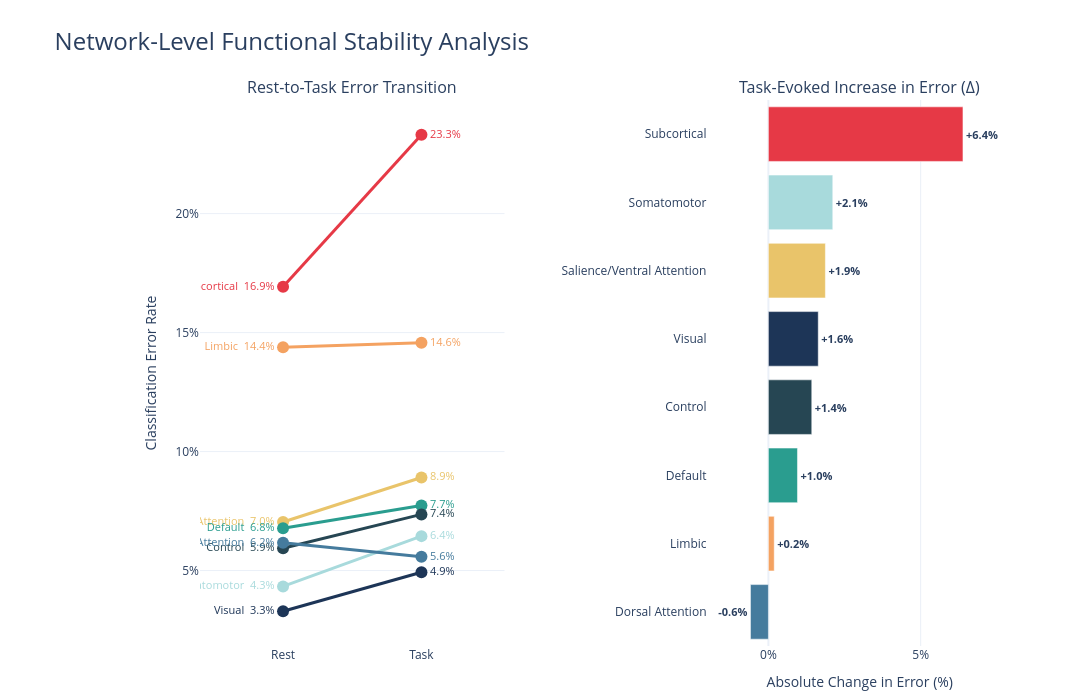

Write notebook code for a chart like this one.
### Code cell
import plotly.graph_objects as go
from plotly.subplots import make_subplots
import pandas as pd

# 1. Create a consistent Color Mapping
# Sorting once to assign colors based on Task_Rate magnitude
df_color_base = network_errors.sort_values('Task_Rate', ascending=False)
palette = ['#E63946', '#F4A261', '#E9C46A', '#2A9D8F', '#264653', '#A8DADC', '#457B9D', '#1D3557']
network_colors = {net: palette[i % len(palette)] for i, net in enumerate(df_color_base['Network'])}

# 2. Setup Subplots
fig = make_subplots(
    rows=1, cols=2, 
    subplot_titles=("Rest-to-Task Error Transition", "Task-Evoked Increase in Error (Δ)"),
    horizontal_spacing=0.25
)

# --- PLOT 1: SLOPE CHART (Left) ---
# Sorting by Task_Rate for the visual flow of lines
slope_df = network_errors.sort_values('Task_Rate', ascending=False)

for _, row in slope_df.iterrows():
    color = network_colors[row['Network']]
    
    fig.add_trace(
        go.Scatter(
            x=['Rest', 'Task'],
            y=[row['Rest_Rate'], row['Task_Rate']],
            mode='lines+markers+text',
            name=row['Network'],
            line=dict(color=color, width=3),
            marker=dict(size=12, color=color),
            # Precise labeling to prevent overlap
            text=[f"{row['Network']}  {row['Rest_Rate']:.1%}", f"{row['Task_Rate']:.1%}"],
            textposition=["middle left", "middle right"],
            textfont=dict(size=11, color=color),
            hovertemplate=f"<b>{row['Network']}</b><br>Rest: {row['Rest_Rate']:.1%}<br>Task: {row['Task_Rate']:.1%}<extra></extra>"
        ),
        row=1, col=1
    )

# --- PLOT 2: DELTA BAR CHART (Right) ---
# Sorting by Delta (magnitude of change)
delta_df = network_errors.sort_values('Delta', ascending=True)
# Retrieve colors from our map to match Plot 1
bar_colors = [network_colors[net] for net in delta_df['Network']]

fig.add_trace(
    go.Bar(
        x=delta_df['Delta'],
        y=delta_df['Network'],
        orientation='h',
        marker_color=bar_colors,
        text=[f"{val:+.1%}" for val in delta_df['Delta']],
        textposition='outside',
        textfont=dict(size=11, weight='bold'),
        hovertemplate="<b>%{y}</b><br>Δ Change: %{x:+.1%}<extra></extra>"
    ),
    row=1, col=2
)

# --- GLOBAL LAYOUT & STYLING ---
fig.update_layout(
    height=700, width=1400, 
    title_text="Network-Level Functional Stability Analysis",
    title_font_size=24,
    template="plotly_white",
    showlegend=False,
    margin=dict(l=200, r=80, t=100, b=50) # Increased left margin for long network names
)

# Formatting Slope Chart Axis
fig.update_xaxes(range=[-0.6, 1.6], showgrid=False, row=1, col=1)
fig.update_yaxes(title_text="Classification Error Rate", tickformat=".0%", row=1, col=1)

# Formatting Bar Chart Axis (Start from -2% as requested)
fig.update_xaxes(
    title_text="Absolute Change in Error (%)", 
    tickformat=".0%", 
    range=[-0.02, 0.08], 
    row=1, col=2
)
fig.update_yaxes(showticklabels=True, row=1, col=2)

fig.show()

### Figure 1 — Plotly figure (JSON) as saved in the notebook; plotly's stock layout.template omitted (floating-point values rounded to 4 significant figures)
{"data": [{"hovertemplate": "<b>Subcortical</b><br>Rest: 16.9%<br>Task: 23.3%<extra></extra>", "line": {"color": "#E63946", "width": 3}, "marker": {"color": "#E63946", "size": 12}, "mode": "lines+markers+text", "name": "Subcortical", "text": ["Subcortical  16.9%", "23.3%"], "textfont": {"color": "#E63946", "size": 11}, "textposition": ["middle left", "middle right"], "type": "scatter", "x": ["Rest", "Task"], "xaxis": "x", "y": [0.1692, 0.2331], "yaxis": "y"}, {"hovertemplate": "<b>Limbic</b><br>Rest: 14.4%<br>Task: 14.6%<extra></extra>", "line": {"color": "#F4A261", "width": 3}, "marker": {"color": "#F4A261", "size": 12}, "mode": "lines+markers+text", "name": "Limbic", "text": ["Limbic  14.4%", "14.6%"], "textfont": {"color": "#F4A261", "size": 11}, "textposition": ["middle left", "middle right"], "type": "scatter", "x": ["Rest", "Task"], "xaxis": "x", "y": [0.1438, 0.1457], "yaxis": "y"}, {"hovertemplate": "<b>Salience/Ventral Attention</b><br>Rest: 7.0%<br>Task: 8.9%<extra></extra>", "line": {"color": "#E9C46A", "width": 3}, "marker": {"color": "#E9C46A", "size": 12}, "mode": "lines+markers+text", "name": "Salience/Ventral Attention", "text": ["Salience/Ventral Attention  7.0%", "8.9%"], "textfont": {"color": "#E9C46A", "size": 11}, "textposition": ["middle left", "middle right"], "type": "scatter", "x": ["Rest", "Task"], "xaxis": "x", "y": [0.0704, 0.08911], "yaxis": "y"}, {"hovertemplate": "<b>Default</b><br>Rest: 6.8%<br>Task: 7.7%<extra></extra>", "line": {"color": "#2A9D8F", "width": 3}, "marker": {"color": "#2A9D8F", "size": 12}, "mode": "lines+markers+text", "name": "Default", "text": ["Default  6.8%", "7.7%"], "textfont": {"color": "#2A9D8F", "size": 11}, "textposition": ["middle left", "middle right"], "type": "scatter", "x": ["Rest", "Task"], "xaxis": "x", "y": [0.06779, 0.07735], "yaxis": "y"}, {"hovertemplate": "<b>Control</b><br>Rest: 5.9%<br>Task: 7.4%<extra></extra>", "line": {"color": "#264653", "width": 3}, "marker": {"color": "#264653", "size": 12}, "mode": "lines+markers+text", "name": "Control", "text": ["Control  5.9%", "7.4%"], "textfont": {"color": "#264653", "size": 11}, "textposition": ["middle left", "middle right"], "type": "scatter", "x": ["Rest", "Task"], "xaxis": "x", "y": [0.05936, 0.0736], "yaxis": "y"}, {"hovertemplate": "<b>Somatomotor</b><br>Rest: 4.3%<br>Task: 6.4%<extra></extra>", "line": {"color": "#A8DADC", "width": 3}, "marker": {"color": "#A8DADC", "size": 12}, "mode": "lines+markers+text", "name": "Somatomotor", "text": ["Somatomotor  4.3%", "6.4%"], "textfont": {"color": "#A8DADC", "size": 11}, "textposition": ["middle left", "middle right"], "type": "scatter", "x": ["Rest", "Task"], "xaxis": "x", "y": [0.04333, 0.06447], "yaxis": "y"}, {"hovertemplate": "<b>Dorsal Attention</b><br>Rest: 6.2%<br>Task: 5.6%<extra></extra>", "line": {"color": "#457B9D", "width": 3}, "marker": {"color": "#457B9D", "size": 12}, "mode": "lines+markers+text", "name": "Dorsal Attention", "text": ["Dorsal Attention  6.2%", "5.6%"], "textfont": {"color": "#457B9D", "size": 11}, "textposition": ["middle left", "middle right"], "type": "scatter", "x": ["Rest", "Task"], "xaxis": "x", "y": [0.06169, 0.0558], "yaxis": "y"}, {"hovertemplate": "<b>Visual</b><br>Rest: 3.3%<br>Task: 4.9%<extra></extra>", "line": {"color": "#1D3557", "width": 3}, "marker": {"color": "#1D3557", "size": 12}, "mode": "lines+markers+text", "name": "Visual", "text": ["Visual  3.3%", "4.9%"], "textfont": {"color": "#1D3557", "size": 11}, "textposition": ["middle left", "middle right"], "type": "scatter", "x": ["Rest", "Task"], "xaxis": "x", "y": [0.03292, 0.04929], "yaxis": "y"}, {"hovertemplate": "<b>%{y}</b><br>Δ Change: %{x:+.1%}<extra></extra>", "marker": {"color": ["#457B9D", "#F4A261", "#2A9D8F", "#264653", "#1D3557", "#E9C46A", "#A8DADC", "#E63946"]}, "orientation": "h", "text": ["-0.6%", "+0.2%", "+1.0%", "+1.4%", "+1.6%", "+1.9%", "+2.1%", "+6.4%"], "textfont": {"size": 11, "weight": "bold"}, "textposition": "outside", "type": "bar", "x": [-0.005885, 0.001913, 0.009551, 0.01424, 0.01637, 0.01872, 0.02114, 0.0639], "xaxis": "x2", "y": ["Dorsal Attention", "Limbic", "Default", "Control", "Visual", "Salience/Ventral Attention", "Somatomotor", "Subcortical"], "yaxis": "y2"}], "layout": {"annotations": [{"font": {"size": 16}, "showarrow": false, "text": "Rest-to-Task Error Transition", "x": 0.1875, "xanchor": "center", "xref": "paper", "y": 1, "yanchor": "bottom", "yref": "paper"}, {"font": {"size": 16}, "showarrow": false, "text": "Task-Evoked Increase in Error (Δ)", "x": 0.8125, "xanchor": "center", "xref": "paper", "y": 1, "yanchor": "bottom", "yref": "paper"}], "height": 700, "margin": {"b": 50, "l": 200, "r": 80, "t": 100}, "showlegend": false, "title": {"font": {"size": 24}, "text": "Network-Level Functional Stability Analysis"}, "width": 1400, "xaxis": {"anchor": "y", "domain": [0, 0.375], "range": [-0.6, 1.6], "showgrid": false}, "xaxis2": {"anchor": "y2", "domain": [0.625, 1], "range": [-0.02, 0.08], "tickformat": ".0%", "title": {"text": "Absolute Change in Error (%)"}}, "yaxis": {"anchor": "x", "domain": [0, 1], "tickformat": ".0%", "title": {"text": "Classification Error Rate"}}, "yaxis2": {"anchor": "x2", "domain": [0, 1], "showticklabels": true}}}
